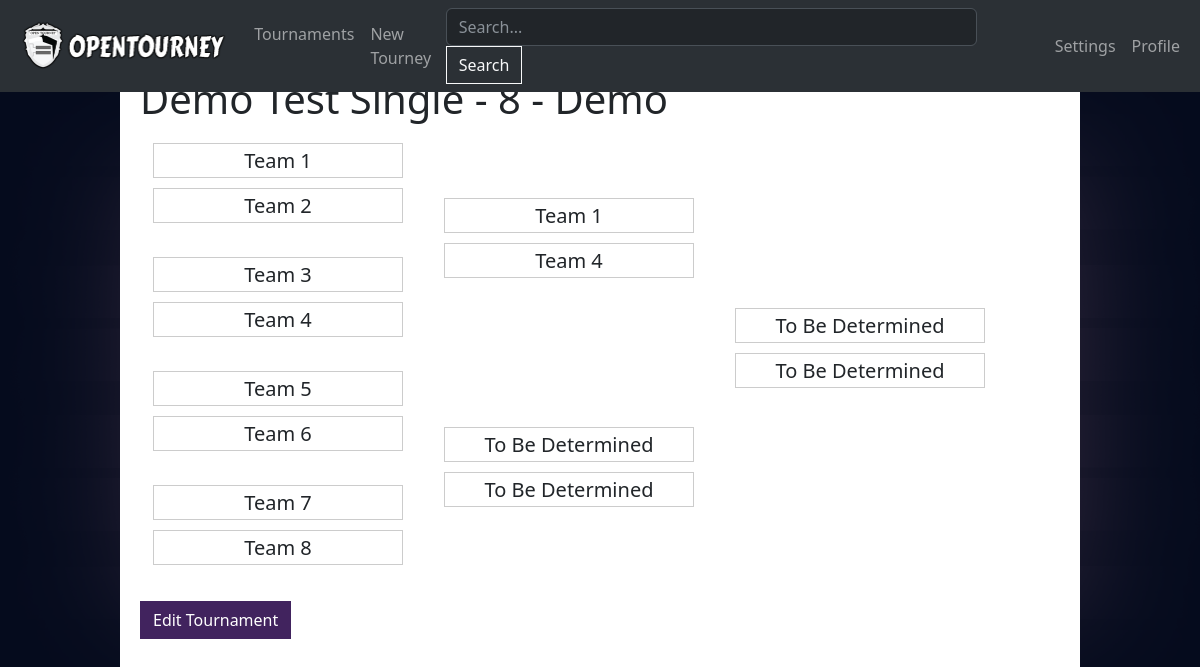
Page /tourney/2 (signed in) on the committed database.
### Tournament/models.py (models this page shows, shortened)
class TournamentObject(models.Model):
    SINGLE_ELIMINATION = 'SE'
    DOUBLE_ELIMINATION = 'DE'
    TOURNAMENT_TYPES = [
        (SINGLE_ELIMINATION, 'Single Elimination'),
        (DOUBLE_ELIMINATION, 'Double Elimination'),
    ]
    name = models.CharField(max_length=100, default="My Tournament")
    description = models.TextField(blank=True)
    num_teams = models.IntegerField(default=16)
    tournament_type = models.CharField(max_length=2, choices=TOURNAMENT_TYPES, default=SINGLE_ELIMINATION)
    user = models.ForeignKey(User, on_delete=models.CASCADE, related_name='tourney')
    public = models.BooleanField(default=False)
    archived = models.BooleanField(default=False)
    winner = models.CharField(max_length=100, default="none")
    def __init__(self, *args, **kwargs):
        super().__init__(*args, **kwargs)

class Team(models.Model):
    name = models.CharField(max_length=255)
    user = models.ForeignKey(User, null=True, blank=True, on_delete=models.SET_NULL, related_name='team')
    tournament = models.ForeignKey(TournamentObject, on_delete=models.CASCADE, related_name='teams')
    def __init__(self, *args, **kwargs):
        super().__init__(*args, **kwargs)

### Tournament/views.py (the view, shortened to what this page needs)
# urls.py: path('tourney/<int:tourney_id>', tournament_views.tourney_main, name="tourney"),
def tourney_main(request, tourney_id):
    this_tourney = TournamentObject.objects.get(pk=tourney_id)
    if this_tourney.user != request.user and this_tourney.public is False:
        raise PermissionDenied("You are not authorized to view this tournament.")
    rounds = Rounds(this_tourney)
    user_settings = get_or_create_user_settings(request.user)
    if this_tourney.tournament_type == "double":
        loser_rounds = LosersRounds(this_tourney)
        context = {
            'tourney': this_tourney,
            'rounds': rounds,
            'losers': loser_rounds,
            'style': user_settings.tourney_display,
        }
    else:
        context = {
            'tourney': this_tourney,
            'rounds': rounds,
            'style': user_settings.tourney_display,
        }
    return render(request, 'Tournament/tourney.html', context)

### Tournament/utils.py (called while the page is built)
def get_or_create_user_settings(user):
    try:
        return UserSettings.objects.get(user=user)
    except UserSettings.DoesNotExist:
        return UserSettings(user=user)

### Tournament/templates/Tournament/tourney.html (shortened to what this page needs)
{% extends "base.html" %}
{% load static %}
{% block body %}
<h1>{{ tourney.name }} - {{tourney.user.username}}</h1>
<div class="bracket">
    {% for round in rounds.rounds %}
        {% if forloop.counter0 == 0 %}
            <div class="round round-one">
        {% endif %}
        {% if forloop.counter0 == 1 %}
            <div class="round round-two">
        {% endif %}
        {% if forloop.counter0 == 2 %}
            <div class="round round-three">
        {% endif %}
        {% for match_util in round.matches %}
            <button data-matchid="{{ match_util.match_util_round }}" data-tourney_id="{{ tourney.id }}" class="matchup btn matchup_click">
                <div class="team team-top">{{ match_util.team_1 }}</div>
                <div class="team team-bottom">{{ match_util.team_2 }}</div>
            </button>
        {% endfor %}
        </div>
    {% endfor %}
</div>
{% if tourney.user == user %}
<div class="bottom-button">
    <a href="{% url 'edit' tourney.id %}" class="btn btn-primary mt-4 page-animation">Edit Tournament</a>
</div>
{% endif %}
{% endblock %}

### Tournament/static/style.css (style rules this page uses)
:root { --primary: #41235e; --primary-hover: #2c1840; --secondary: #584678; --secondary-hover: #362b4a; --danger: #78173c; --danger-hover: #4d0f26; }
.btn { border-radius: 0 !important; }
.btn-primary, .btn-primary:active, .btn-primary:visited { background-color: var(--primary) !important; border-color: var(--primary) !important; }
.bracket { display: flex; flex-direction: row; align-items: left; }
.round-one > .matchup { margin-bottom: 10px; display: flex; flex-direction: column; align-items: center; }
.round-two > .matchup { margin-bottom: 125px; display: flex; flex-direction: column; align-items: center; }
.round-two { margin-top: 55px; }
.round-three > .matchup { margin-bottom: 355px; display: flex; flex-direction: column; align-items: center; }
.round-three { margin-top: 165px; }
.round { margin-right: 15px; }
.team { display: flex; justify-content: center; align-items: center; height: 35px; width: 250px; border: 1px solid #ccc; padding: 5px; margin-top: 5px; margin-bottom: 5px; font-size: 20px; }
.matchup:last-child { margin-bottom: 0px !important; }
body { background-color: black !important; background-image: url("images/background.png"); background-size: 100%; background-repeat: no-repeat; background-position: center; height: 100vh; }

### rows in the picture
TournamentObject: name "Demo Test Single - 8", user.username "Demo"
Team: team_1 "Team 1" "Team 1"
Team: team_2 "Team 2"
Team: team_1 "Team 3"
Team: team_2 "Team 4" "Team 4"

### other values in the picture
{{ match_util.team_1 }} "Team 5" "Team 7" "To Be Determined" "To Be Determined"
{{ match_util.team_2 }} "Team 6" "Team 8" "To Be Determined" "To Be Determined"
